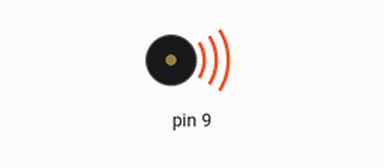
This sketch was run on a simulated Arduino Uno, built with avr-gcc and run on an emulated ATmega328P. Parts: buzzer (waves = sounding).

Above: at 0.05 s.
Timing chart, 0 to 3.0 s (numbered marks = the images above):
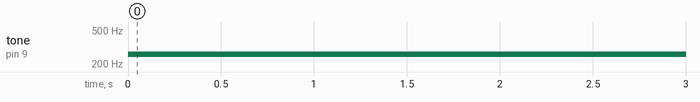

Measured:
- by itself, tone on pin 9: silent → 261 Hz at 0.00 s

The sketch:

Sound.ino
```cpp
void setup() { pinMode(9, OUTPUT); }

void loop() { tone(9, 261,500);
              delay(500);


}
```
